Frame 1 (no input): blank canvas, image omitted
Frame 60 (no input): blank canvas, image omitted
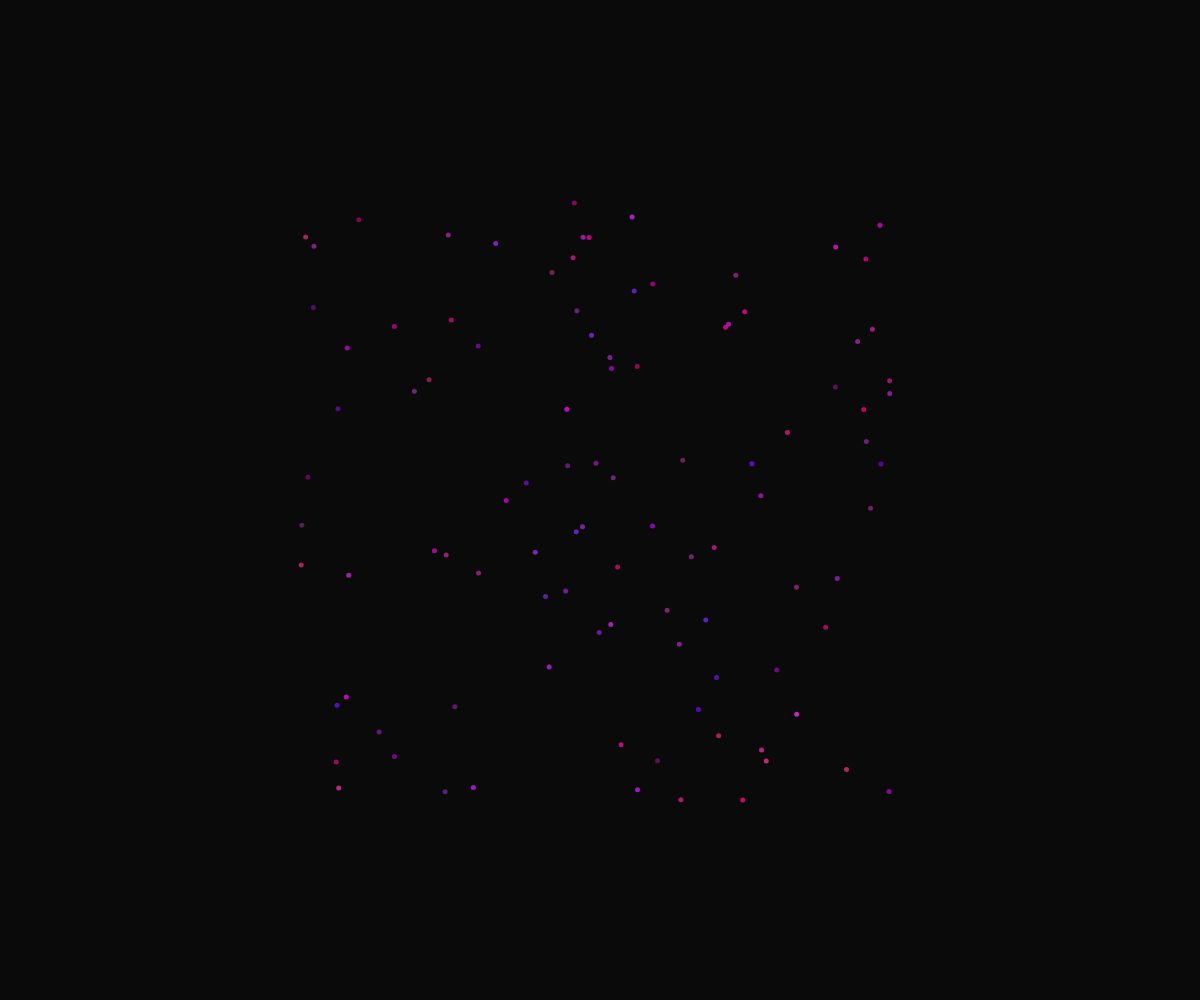
Frame 120 (the mouse pressed at the canvas centre since frame 60)

The p5.js sketch whose frames 1 and 60 were blank and that drew this single picture after the mouse press (run headless with seeded random() and noise() and a simulated clock; from frame 60 on, the mouse is pressed at the canvas centre):

// p5.js sketch
// ── sketch.js
//fireworks OOP DEMO

const NUMBER_OF_PARTICLES_PER_CLICK = 100;

class Particle {
  constructor(x, y) {
    this.x = x;
    this.y = y;
    this.dx = random(-5, 5);
    this.dy = random(-5, 5);
    this.size = 5;
    this.r = random(100, 255);
    this.g = random(0, 50);
    this.b = random(100, 255);
    this.a = 255;
  }

  display() {
    noStroke();
    fill(this.r, this.g, this.b, this.a);
    circle(this.x, this.y, this.size);
  }

  update() {
    //move
    this.x += this.dx;
    this.y += this.dy;
    //fade away over time
    this.a--;

  }

  isDead() {
    return this.a < 0;
  }

}


let theFireworks = [];

function setup() {
  createCanvas(windowWidth, windowHeight);
}


function draw() {
  background(10);
  for (let firework of theFireworks) {
    if (firework.isDead()) {
      //remove it
      let index = theFireworks.indexOf(firework);
      theFireworks.splice(index, 1);
    }

    else {
      firework.update();
      firework.display();
    }
  }
}


function mousePressed() {
  for (let i = 0; i < NUMBER_OF_PARTICLES_PER_CLICK ; i ++){
    let someParticle = new Particle(mouseX, mouseY);
    theFireworks.push(someParticle);
  }
}
